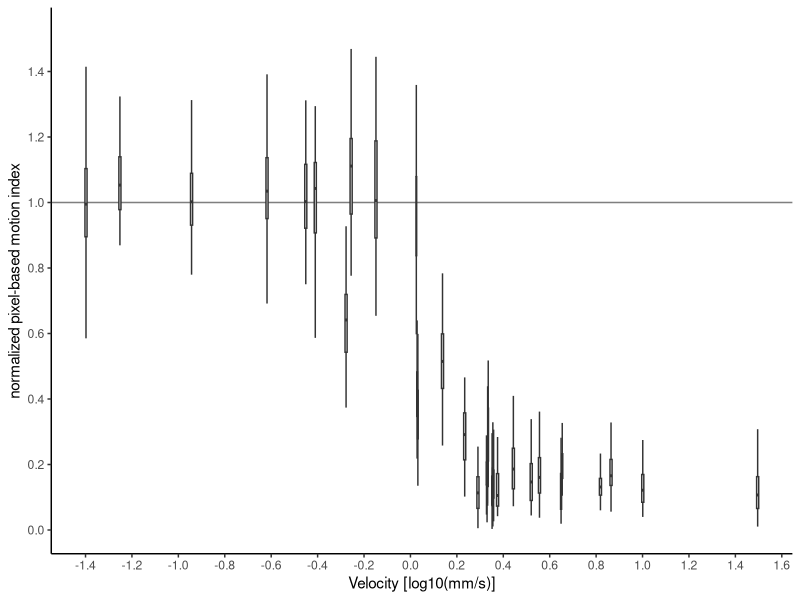

This figure's R source:
# Libs ----------------------------------------------------
library(tidyverse)
library(readr)
library(here)

# colorblind friendly colours
cbb_Palette <- c("#000000", "#E69F00", "#56B4E9", "#009E73", "#F0E442", "#0072B2", "#D55E00", "#CC79A7")

# Read Data ---------------------------------------------------------------
# Read data and drop_na as cleanup, if we have empty rows appended by accident
df_freq <- read_csv("./datasets/frequency_experiments.csv") %>%
  drop_na() %>% 
  mutate(
    amplitude = 1,
    dataset = "freq"
  )

df_amp <- read_csv("./datasets/amplitude_experiments.csv") %>%
  drop_na() %>% 
  mutate(
    dataset = "amp"
  )


df <- bind_rows(
  df_freq, df_amp
)

# Velocity ----------------------------------------------------------------
velo <- read_csv("./datasets/velo_freq_amp.csv") %>%
  drop_na()

# Joining Together --------------------------------------------------------
df <- df %>% 
  left_join(velo, by = c("frequency", "amplitude"))

# Generate needed Cols ----------------------------------------------------
# generate dateTime Field
df$dateTime      <- paste0(df$date, "-", df$time)
# generate norm activity cols
df$norm_activity                     <- df$activity
# save frequency original column as we do some mutating with it
df$frequency_org <- df$frequency

# Generate Groups, to represent each Frequency Change (round) ---------------------
# group each frequenz change
df$subgroup <- NA
lastFreq    <- 0
curFreq     <- 0
freqGroup   <- 0

for(i in 1:nrow(df)){
  curFreq <- df$frequency[i]
  # check if current frequency is last frequency
  # if not we change the group
  if(curFreq != lastFreq){
    freqGroup <- freqGroup + 1
  }
  df$subgroup[i] <- freqGroup
  lastFreq <- curFreq
}
# Cleanup
rm(lastFreq, curFreq, freqGroup, i)

# Cumulative Sum ---------------------------------------------------------
# generate a cumulative sum in our frequency breaks
# this will help us to pick out the middle of the trial
df$csum <- 1
df <- df %>% 
  group_by(subgroup) %>%
  mutate(
    csum = cumsum(csum)
  ) %>% 
  ungroup()

# control are frames between breaks with 0 frequency from 15-20 cumsum (-2)
df <- df %>%
  mutate(
    frequency = ifelse(between(csum, 15, 20) & frequency_org == 0, -2, frequency_org)
  )

# Filter frames in our breaks, which are at the beginning < 3 and at the end > 10
df <- df %>% filter(between(csum, 3,10) | frequency == -2 )

# Remove Zeroes
df <- df %>% filter(frequency != 0)

# Add count, we could filter for it eg. that we only plot if we have at least 30 rounds
df <- df %>% add_count(frequency, name = "count")


# Calculate Mean Difference of the Control -----------------------------------------------

# Calculate mean difference of base -2 between rounds
dfBaseSummary <- df %>%
  filter(frequency == -2) %>%
  group_by(dateTime) %>%
  summarise(
    m_activity = mean(activity)
    #m_new_activity_calculation = mean(new_activity_calculation),
    #m_activity_calculation_frame = mean(activity_calculation_frame)
  ) %>% 
  mutate(
    d_activity = m_activity - m_activity[[1]]
    #d_new_activity_calculation = m_new_activity_calculation - m_new_activity_calculation[[1]],
    #d_activity_calculation_frame = m_activity_calculation_frame - m_activity_calculation_frame[[1]]
  )


# Normalize based on Mean Base Activity -----------------------------------
testUnits <- unique(df$dateTime)
for(i in 1:length(testUnits)){
  testName <- testUnits[[i]]
  baseDiff <- dfBaseSummary %>% filter(dateTime == testName)
  df <- df %>%
    mutate(
      norm_activity = ifelse(
        dateTime == testName, 
        activity / baseDiff$m_activity, norm_activity # we could here change to median
      )
      #norm_new_activity_calculation = ifelse(
      #  dateTime == testName, 
      #  new_activity_calculation / baseDiff$m_new_activity_calculation, norm_new_activity_calculation # we could here change to median
      #),
      #norm_activity_calculation_frame = ifelse(
      #  dateTime == testName, 
      #  activity_calculation_frame / baseDiff$m_activity_calculation_frame, norm_activity_calculation_frame # we could here change to median
      #),
    )
}

# Cleanup
rm(testUnits, i, testName)

# Generate Factor Levels for Plots ----------------------------------------
# generate factor frequency
df <- df %>% 
  mutate(
    frequency_factor = factor(frequency) %>% fct_recode( Control = "-2", WN = "-1")
  )

# Velocity ----------------------------------------------------------------
# -1 would be white noise and 440 is broken
df <- df %>% 
  filter(
   frequency != -1 & frequency != 440 
  )

p <- df %>% 
  mutate(
    # set control to low number so we can plot with
    velocity = if_else(frequency == -2, 0.04, velocity)
  ) %>% 
  filter(
    !is.na(velocity)
    ) %>% 
  ggplot(
    aes(
      x = log10(velocity), 
      y = norm_activity, 
      group = velocity, 
      color = as.factor(amplitude), 
      fill = as.factor(frequency)
      )
  ) +
  geom_hline(aes(yintercept = 1), color = "black", alpha = 0.5, show.legend = F) +
  geom_boxplot(
    width = 0.01,
    outlier.shape = NA, 
    ) +
  scale_fill_viridis_d(
    option = "viridis",
    guide = guide_legend("Frequency")
  ) + 
  scale_colour_viridis_d(
    option = "viridis",
    guide = guide_legend("Frequency")
  ) + 
  ylab("normalized pixel-based motion index") +
  xlab("Velocity [log10(mm/s)]") +
  scale_y_continuous(breaks = seq(0, 2, 0.2)) +
  scale_x_continuous(breaks = seq(-2, 2, 0.2)) +
  theme_classic()

ggsave(paste0("./data_analysis/output/", "velocity_vir.pdf"), width = 11, height = 5, p) 







